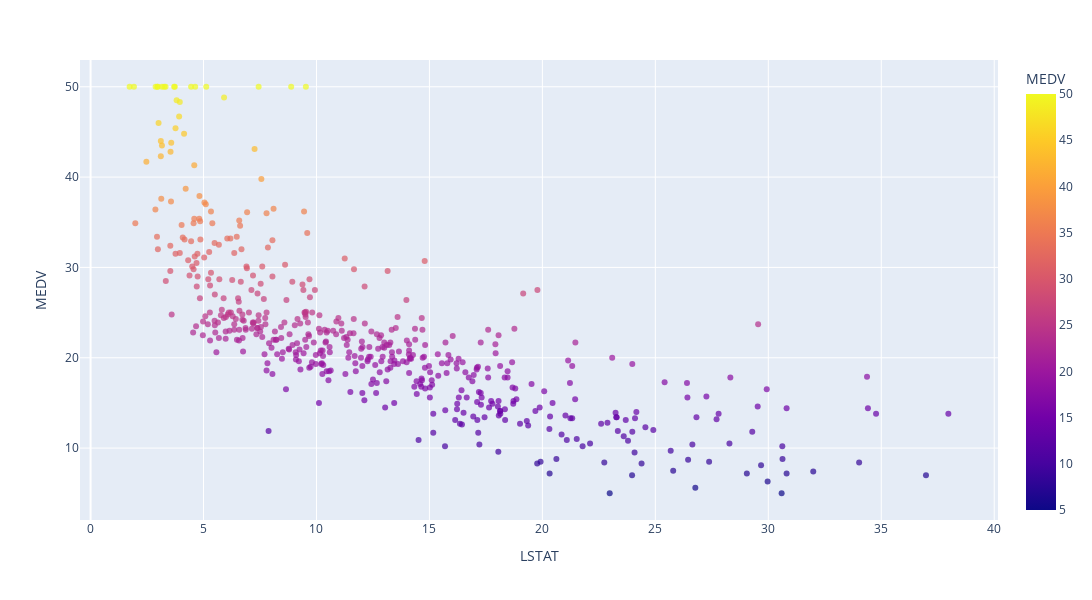

Source (notebook cell):
### Code cell
fig = px.scatter(housing_df,
                 x="LSTAT", 
                 y="MEDV", 
                 color="MEDV", 
                 opacity=0.7,
                 #trendline="ols",
                 #trendline_options=dict(log_x=True),
                 width=1200, 
                 height=600)
fig.show()

### Figure 1 — Plotly figure (JSON) as saved in the notebook; plotly's stock layout.template omitted (floating-point values rounded to 4 significant figures; data arrays with more than 128 entries replaced by an {"elided": "..."} marker saying what was removed)
{"data": [{"hovertemplate": "LSTAT=%{x}<br>MEDV=%{marker.color}<extra></extra>", "legendgroup": "", "marker": {"color": {"elided": "506 float values"}, "coloraxis": "coloraxis", "opacity": 0.7, "symbol": "circle"}, "mode": "markers", "name": "", "orientation": "v", "showlegend": false, "type": "scatter", "x": {"elided": "506 float values"}, "xaxis": "x", "y": {"elided": "506 float values"}, "yaxis": "y"}], "layout": {"coloraxis": {"colorbar": {"title": {"text": "MEDV"}}, "colorscale": [[0, "#0d0887"], [0.1111, "#46039f"], [0.2222, "#7201a8"], [0.3333, "#9c179e"], [0.4444, "#bd3786"], [0.5556, "#d8576b"], [0.6667, "#ed7953"], [0.7778, "#fb9f3a"], [0.8889, "#fdca26"], [1, "#f0f921"]]}, "height": 600, "legend": {"tracegroupgap": 0}, "margin": {"t": 60}, "width": 1200, "xaxis": {"anchor": "y", "domain": [0, 1], "title": {"text": "LSTAT"}}, "yaxis": {"anchor": "x", "domain": [0, 1], "title": {"text": "MEDV"}}}}
